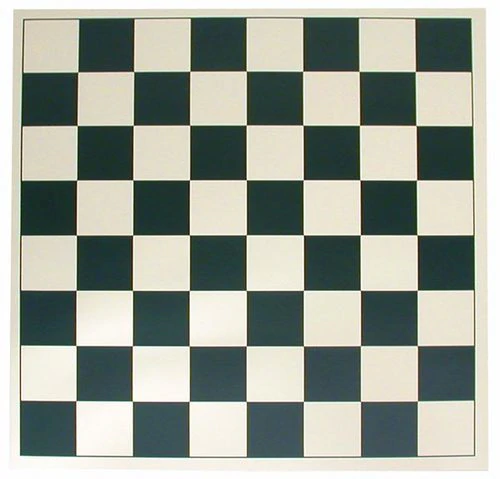
#> input picture img/chessboard.webp, 500 x 479 px
$ python cv-4-corner-detection.py
#> lines starting #> are read from the running program, lines starting #| are printed output that depends on the picture; after the words box and inside, x2 and y2 are one past the last pixel; in counts of white or black regions, pixels touching at a corner belong together
import cv2
import numpy as np

filename = 'img/chessboard.webp'
img = cv2.imread(filename)
#> img is the input picture: shape (479, 500, 3); mean B, G, R 152, 161.9, 156.1
gray = cv2.cvtColor(img,cv2.COLOR_BGR2GRAY)
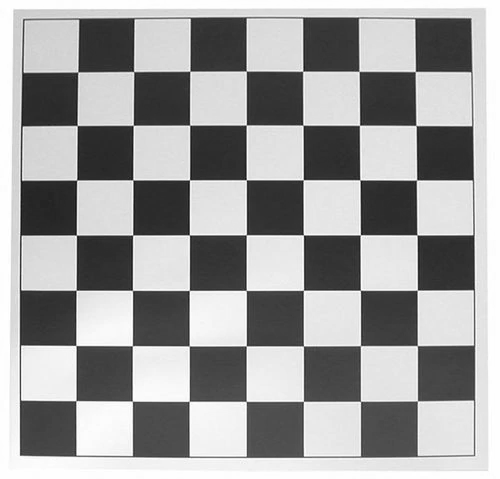
#> gray: shape (479, 500); min 13, max 255, mean 159

gray = np.float32(gray)
dst = cv2.cornerHarris(gray,2,3,0.04)
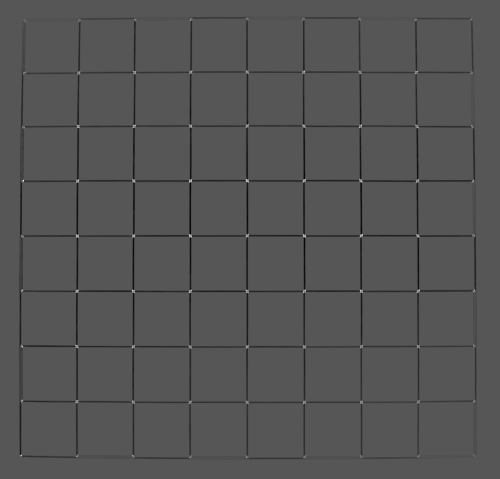
#> dst: shape (479, 500) float32; min -52233776, max 101830512, mean -1231090.9; drawn with min black and max white

#result is dilated for marking the corners, not important
dst = cv2.dilate(dst,None)
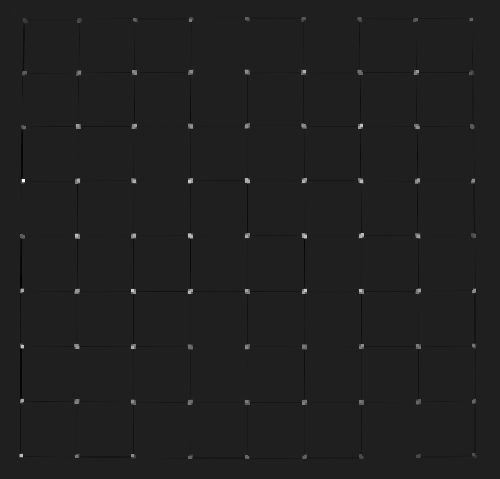
#> dst: shape (479, 500) float32; min -14588768, max 101830512, mean 192563.5; drawn with min black and max white

# Threshold for an optimal value, it may vary depending on the image.
img[dst>.01*dst.max()]=[0,0,255]
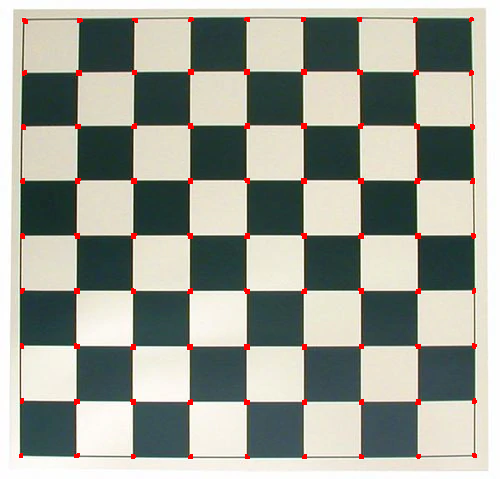
#> img: shape (479, 500, 3); 0.99% of pixels changed, all inside (x1, y1, x2, y2) = (19, 17, 477, 459)

#> (the run stopped early here; a loop or call above may not have finished)
